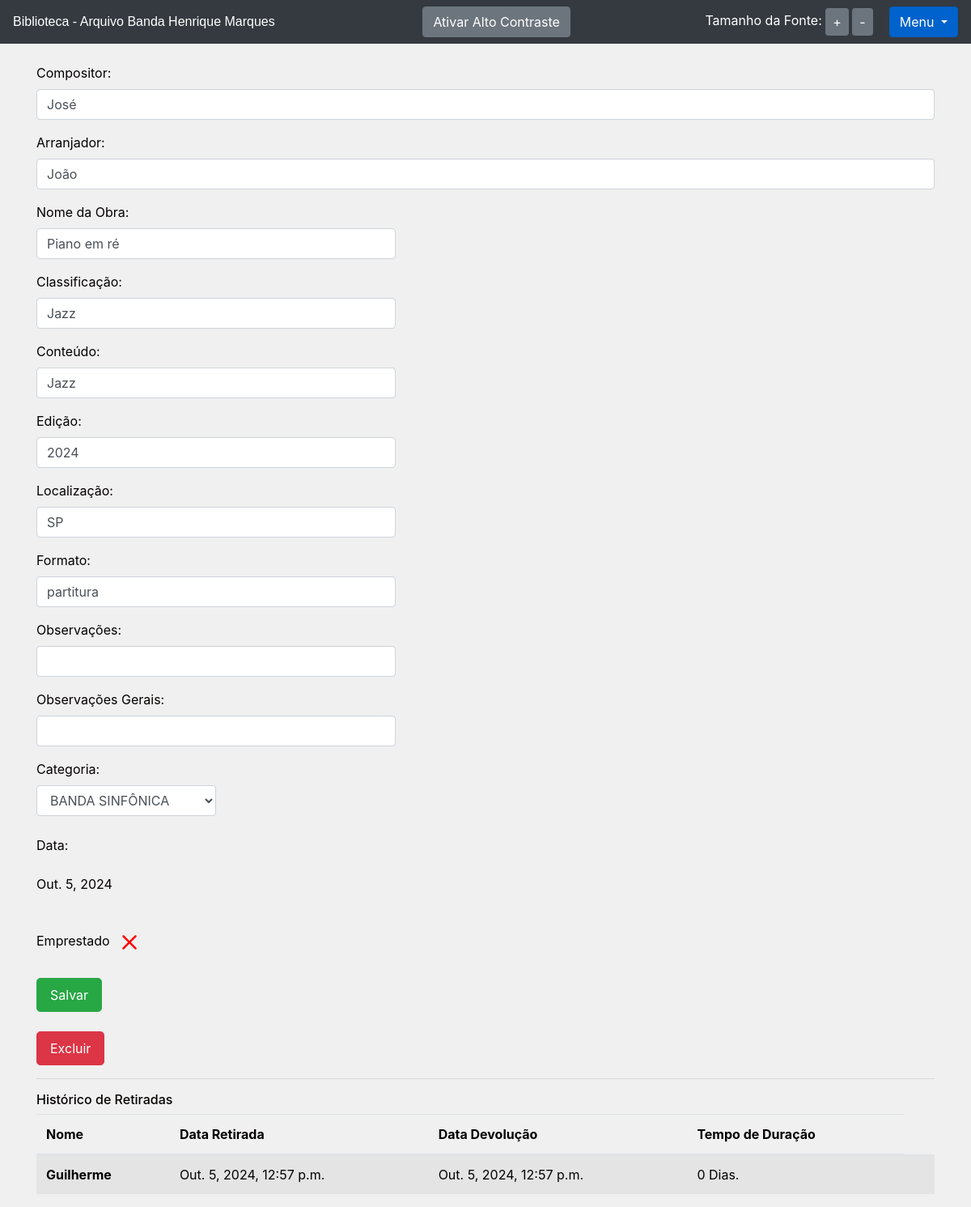
Screenshot of /livro/ver_livro/3 (signed in) with the database file from the repository.
### livro/models.py (models this page shows, shortened)
class Livros(models.Model):
    nome = models.CharField(max_length = 100, blank = True)
    autor = models.CharField(max_length = 30, blank = True)
    co_autor = models.CharField(max_length = 30, blank = True)
    data_cadastro = models.DateField(default = date.today)
    emprestado = models.BooleanField(default = False)
    categoria = models.ForeignKey(Categoria, on_delete=models.DO_NOTHING)
    usuario = models.ForeignKey(Usuario, on_delete=models.DO_NOTHING)
    localizacao = models.CharField(max_length = 100, verbose_name='Localização')
    exemplares_disponiveis = models.CharField(max_length = 100, blank = True)
    compositor = models.CharField(max_length = 100, blank = True, verbose_name='Compositor')
    arranjador = models.CharField(max_length = 100, blank = True, verbose_name='Arranjador')
    obra = models.CharField(max_length = 100, verbose_name='Obra')
    classificacao = models.CharField(max_length = 100, verbose_name='Classificação')
    conteudo = models.CharField(max_length = 100, verbose_name='Conteúdo')
    edicao = models.CharField(max_length = 100, verbose_name='Edição')
    observacao = models.CharField(max_length = 200, blank = True, verbose_name='Observação')
    formato = models.CharField(max_length = 100, verbose_name='Formato')
    observacoes_gerais = models.CharField(max_length = 200, blank = True, verbose_name='Observações gerais')
    class Meta:
        verbose_name = 'Partitura'

class Emprestimos(models.Model):
    choices = (
        ('P', 'Péssimo'),
        ('R', 'Ruim'),
        ('B', 'Bom'),
        ('O', 'Ótimo')
    )
    nome_emprestado = models.ForeignKey(Usuario, on_delete=models.DO_NOTHING, blank = True, null = True)
    nome_emprestado_anonimo = models.CharField(max_length = 30, blank = True, null = True)
    data_emprestimo = models.DateTimeField(default=datetime.datetime.now)
    data_devolucao = models.DateTimeField(blank = True, null = True)
    livro = models.ForeignKey(Livros, on_delete=models.DO_NOTHING)
    avaliacao = models.CharField(max_length=1, choices=choices, null=True, blank=True)

### usuarios/models.py (models this page shows)
class Usuario(models.Model):
    nome = models.CharField(max_length=30)
    email = models.EmailField()
    senha = models.CharField(max_length=64)
    ativo = models.BooleanField(default=False)
    def __str__(self) -> str:
        return self.nome

### livro/views.py (the view)
# urls.py: path('ver_livro/<int:id>', views.ver_livros, name = 'ver_livros' ),
def ver_livros(request, id):
    if request.session.get('usuario'):
        livro = Livros.objects.get(id = id)
        if request.session.get('usuario') == livro.usuario.id:
            usuario = Usuario.objects.get(id = request.session['usuario'])
            categoria_livro = Categoria.objects.filter(usuario = request.session.get('usuario'))
            emprestimos = Emprestimos.objects.filter(livro = livro)
            form = CadastroLivro()
            form.fields['usuario'].initial = request.session['usuario']
            form.fields['categoria'].queryset = Categoria.objects.filter(usuario = usuario)
            form_categoria = CategoriaLivro()
            usuarios = Usuario.objects.all()
            livros_emprestar = Livros.objects.filter(usuario = usuario).filter(emprestado = False)
            livros_emprestados = Livros.objects.filter(usuario = usuario).filter(emprestado = True)
            return render(request, 'ver_livro.html', {'livro': livro,
                                                      'categoria_livro': categoria_livro,
                                                      'emprestimos': emprestimos,
                                                      'usuario_logado': request.session.get('usuario'),
                                                      'form': form,
                                                      'id_livro': id,
                                                      'form_categoria': form_categoria,
                                                      'usuarios': usuarios,
                                                      'livros_emprestar': livros_emprestar,
                                                      'livros_emprestados': livros_emprestados})
        else:
            return HttpResponse('Esse livro não é seu')
    return redirect('/auth/login/?status=2')

### livro/forms.py
class CadastroLivro(forms.ModelForm):
    class Meta:
        model = Livros
        fields = ['categoria','compositor', 'arranjador', 'obra', 'classificacao', 'conteudo', 'edicao', 'edicao', 'observacao', 'data_cadastro', 'emprestado', 'localizacao', 'categoria', 'formato', 'usuario', 'observacoes_gerais']
    def __init__(self, *args, **kwargs):
        super().__init__(*args, **kwargs)
        self.fields['usuario'].widget = forms.HiddenInput()

class CategoriaLivro(forms.Form):
    nome = forms.CharField(max_length=30)
    descricao = forms.CharField(max_length=60)
    def __init__(self, *args, **kwargs):
        super().__init__(*args, **kwargs)
        self.fields['descricao'].widget = forms.Textarea()

### livro/models.py (called while the page is built)
    def __str__(self) -> str:
        return self.nome

### livro/templatetags/filtros.py (called while the page is built)
@register.filter
def mostra_duracao(value1, value2):
    if all((isinstance(value1, datetime), isinstance(value2, datetime))):
        dias = (value1 - value2).days
        texto = 'Dias'
        if dias == 1:
            texto = 'Dia'
        return f"{dias} {texto}."
    return "Ainda não foi devolvido."

### livro/templates/ver_livro.html (shortened to what this page needs)
{% extends 'base.html' %}
{% load filtros %}
{% block 'body_extra' %}
  <div class="container">
      <br>
    <form action="{% url 'alterar_livro' %}" method="POST">
        <p>
          <label>Compositor:</label>
          <input class="form-control" type="texte" value="{{livro.compositor}}" aria-label="compositor">
        </p>
        <p>
          <label>Arranjador:</label>
          <input class="form-control" type="texte" value="{{livro.arranjador}}" aria-label="arranjador">
        </p>
        <p>
          <label>Nome da Obra:</label>
          <input style="width: 40%;" class="form-control" type="texte" value="{{livro.obra}}" name="obra" aria-label="nome da obra">
        </p>
        <p>
          <label>Classificação:</label>
          <input style="width: 40%;" class="form-control" type="texte" value="{{livro.classificacao}}" name="classificacao" aria-label="classificação">
        </p>
        <p>
          <label>Conteúdo:</label>
          <input style="width: 40%;" class="form-control" type="texte" value="{{livro.conteudo}}" name="conteudo" aria-label="conteúdo">
        </p>
        <p>
          <label>Edição:</label>
          <input style="width: 40%;" class="form-control" type="texte" value="{{livro.edicao}}" name="edicao" aria-label="edição">
        </p>
        <p>
          <label>Localização:</label>
          <input style="width: 40%;" class="form-control" type="texte" value="{{livro.localizacao}}" name="localizacao" aria-label="localização">
        </p>
        <p>
          <label>Formato:</label>
          <input style="width: 40%;" class="form-control" type="texte" value="{{livro.formato}}" name="formato" aria-label="formato">
        </p>
        <p>
          <label>Observações:</label>
          <input style="width: 40%;" class="form-control" type="texte" value="{{livro.observacao}}" name="observacao" aria-label="observação">
        </p>
        <p>
          <label>Observações Gerais:</label>
          <input style="width: 40%;" class="form-control" type="texte" value="{{livro.observacoes_gerais}}" name="observacoes_gerais" aria-label="observações gerais">
        </p>
        <label>Categoria:</label>
        <select style="width: 20%;" class="form-control" name="categoria_id" aria-label="categoria">
          {% for i in categoria_livro%}
            {% if livro.categoria.nome == i.nome %}
              <option value="{{i.id}}" selected>{{i}}</option>
            {% else %}
              <option value="{{i.id}}">{{i}}</option>
            {% endif%}
          {% endfor %}
        </select>
        <br>
        <p>
          <label >Data:</label>
          <p>{{livro.data_cadastro}}</p>
        </p>
        <br>
          <label>Emprestado</label>
          <br>
          <br>
        <input type="submit" class="btn btn-success btn-lg" value="Salvar">
    </form>
    <br>
    <button type="button" class="btn btn-danger btn-lg" data-toggle="modal" data-target="#exampleModal2">
      Excluir
    </button>
    <hr>
    <h2>Histórico de Retiradas</h2>
    <table class="table table-striped" role="grid" aria-label="Histórico de Retiradas">
      <thead>
        <tr class="livro">
          <th scope="col">Nome</th>
          <th scope="col">Data Retirada</th>
          <th scope="col">Data Devolução</th>
          <th scope="col">Tempo de Duração</th>
        </tr>
      </thead>
      <tbody>
        {% for i in emprestimos %}
          <tr class="livro">
            {% if i.nome_emprestado_anonimo == None %}
              <th scope="row" tabindex="0">
                {{ i.nome_emprestado }}</th>
            {% else %}
            <th scope="row" tabindex="0">
                {{ i.nome_emprestado_anonimo }}</th>
            {% endif %}
            <td tabindex="0">{{ i.data_emprestimo }}</td>
            <td tabindex="0">{{ i.data_devolucao }}</td>
            <td tabindex="0">{{ i.data_devolucao|mostra_duracao:i.data_emprestimo }}</td>
            <td>
              </td>
            </tr>
          {% endfor %}
        </tbody>
      </table>
  </div>
{% endblock %}

### templates/base.html (style rules this page uses)
body { background-size: cover; background-position: center; background-repeat: no-repeat; background-attachment: fixed; background-color: #f0f0f0; color:#040100 }
.table.table-striped { color:#040100 }

### rows the page displays
Livros: compositor "José", arranjador "João", obra "Piano em ré", classificacao "Jazz", conteudo "Jazz", edicao "2024", localizacao "SP", formato "partitura", data_cadastro "Out. 5, 2024"
Emprestimos: nome_emprestado "Guilherme", data_emprestimo "Out. 5, 2024, 12:57 p.m.", data_devolucao "Out. 5, 2024, 12:57 p.m.", data_devolucao|mostra_duracao "0 Dias."

### other values shown
form field categoria_id "BANDA SINFÔNICA"
